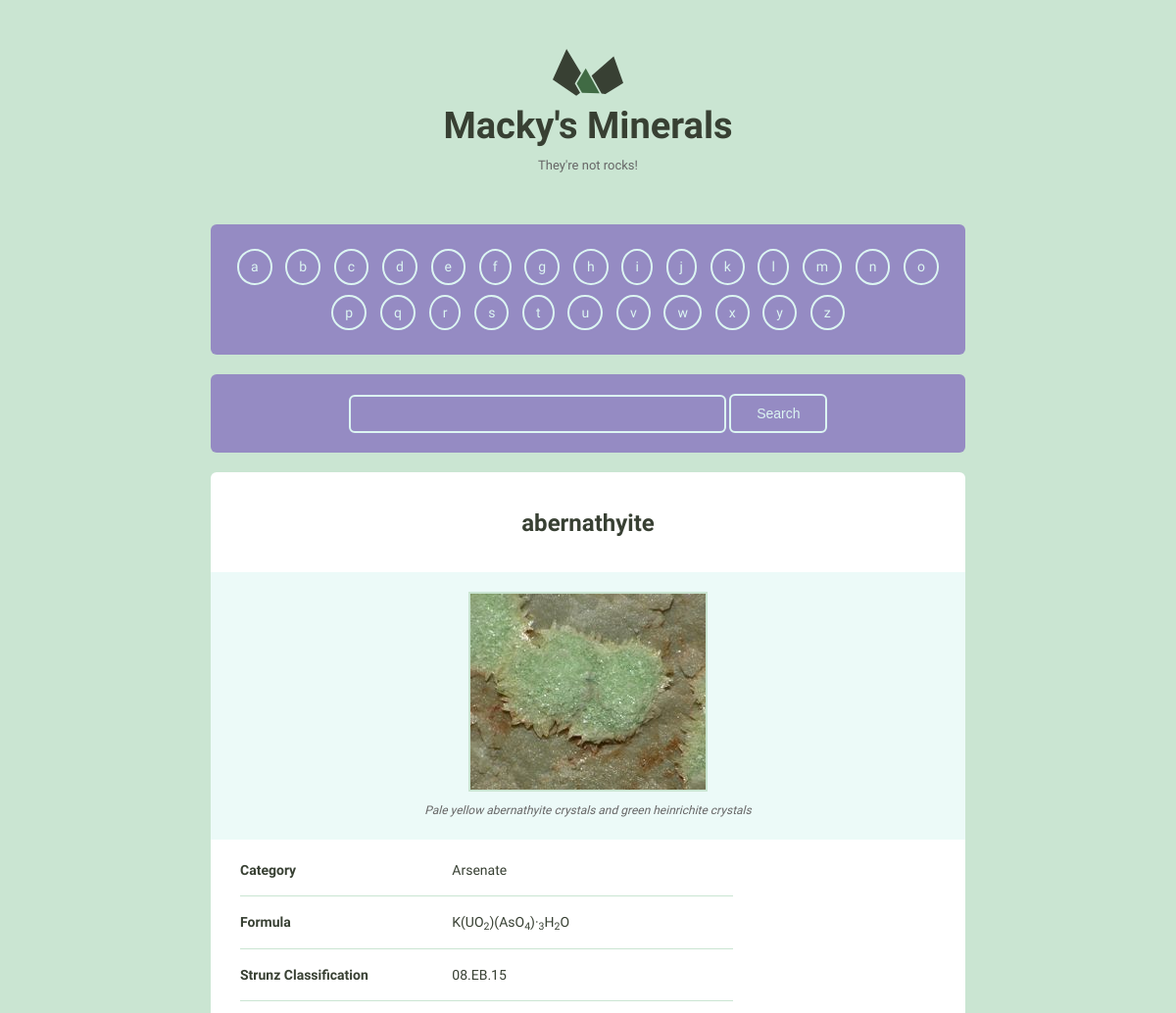
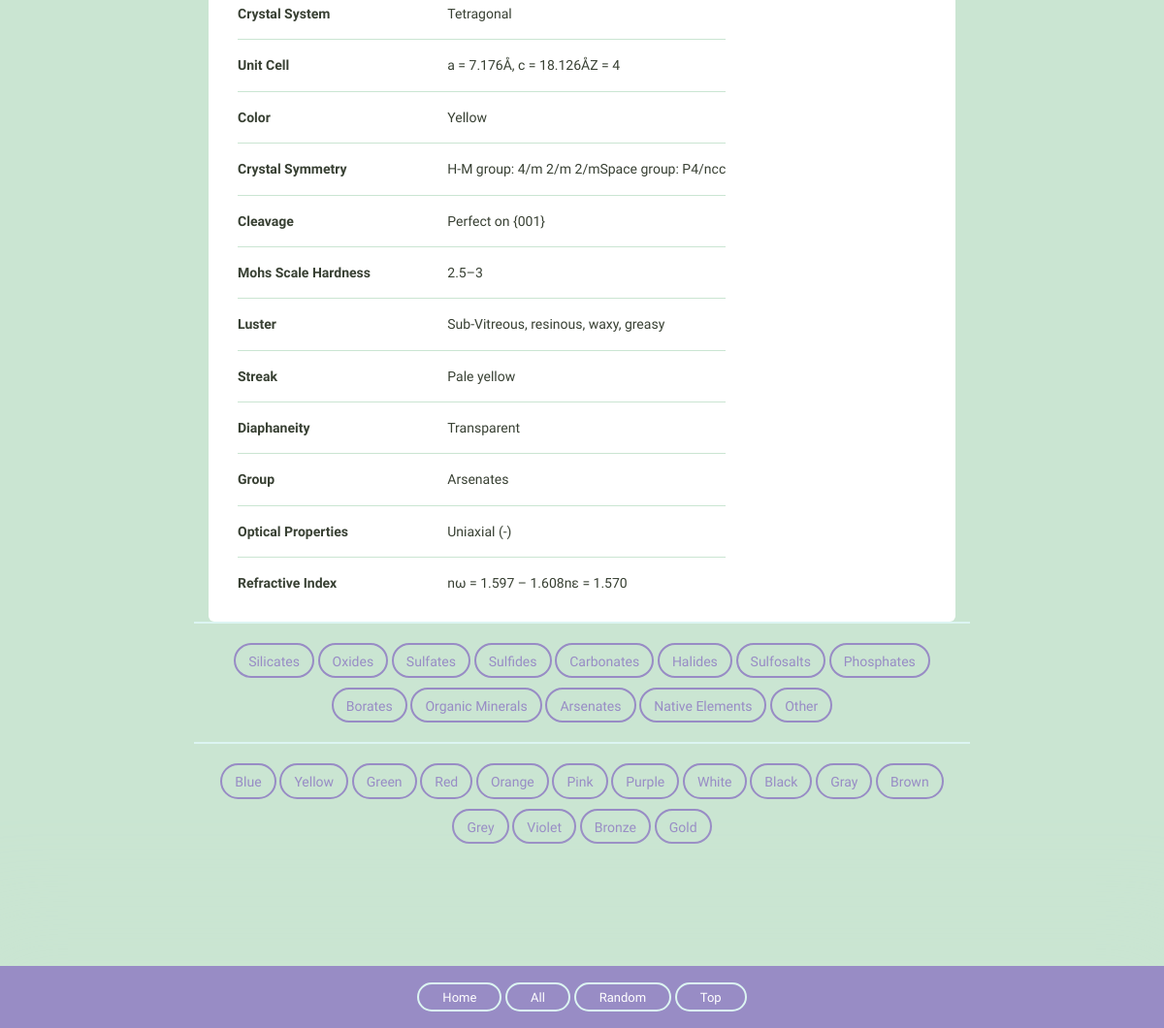
The app's page /detail/2 with its own data (2 pictures, top to bottom).
### mineralsearchapp/models.py (models this page shows, shortened)
class Mineral(models.Model):
    name = models.CharField(max_length=256, unique=True)
    image_filename = models.CharField(max_length=256)
    image_caption = models.CharField(max_length=256)
    category = models.CharField(max_length=256)
    formula = models.CharField(max_length=256)
    strunz_classification = models.CharField(max_length=256)
    crystal_system = models.CharField(max_length=256)
    unit_cell = models.TextField(max_length=528)
    color = models.CharField(max_length=256)
    crystal_symmetry = models.CharField(max_length=256)
    cleavage = models.CharField(max_length=256)
    mohs_scale_hardness = models.CharField(max_length=256)
    luster = models.CharField(max_length=256)
    streak = models.CharField(max_length=256)
    diaphaneity = models.CharField(max_length=256)
    group = models.CharField(max_length=256)
    optical_properties = models.CharField(max_length=256)
    refractive_index = models.CharField(max_length=256)
    crystal_habit = models.CharField(max_length=256)
    specific_gravity = models.CharField(max_length=256)
    @property
    def fields_lower(self):
        cleaned_fields = {}
        for field in self._meta.fields:
            if field.name not in ('image_filename', 'image_caption', 'id', 'name'):
                if field.value_to_string(self):
                    without_underscores = field.name.replace("_", " ")
                    cleaned_fields.update(
                        {without_underscores: field.value_to_string(self)}
                    )
        return cleaned_fields

### mineralsearchapp/views.py (the view)
# urls.py: url(r'detail/(?P<pk>\d+)$', views.detail, name='detail'),
def detail(request, pk):
    mineral = Mineral.objects.get(id=pk)
    fields = mineral.fields_lower
    context = {
        'mineral': mineral,
        'pagination_list': ALPHABET,
        'form': MineralSearchForm(),
        'groups': GROUPS,
        'fields': fields,
        'colours': COLOURS,
    }
    return render(request, 'mineralsearchapp/detail.html', context)

### mineralsearchapp/forms.py
class MineralSearchForm(forms.Form):
    q = forms.CharField(max_length=48)

### mineralsearchapp/templates/mineralsearchapp/detail.html
{% extends 'mineralsearchapp/layout.html' %}
{% load staticfiles %}
{% block body %}
  <div class="grid-100">
    <div class="mineral__container">
      <h1 class="mineral__name">{{ mineral.name }}</h1>
      <div class="mineral__image-bg">
        <img class="mineral__image" src="{% static 'mineralsearchapp/images/' %}{{ mineral.name }}.jpg">
        <p class="mineral__caption">{{ mineral.image_caption }}</p>
      </div>
      <div class="mineral__table-container">
        <table class="mineral__table">
          {% for key, value in fields.items %}
          {% if value %}
          <tr>
            <td class="mineral__category">{{ key|title }}</td>
            <td>{{ value|safe }}</td>
          </tr>
          {% endif %}
          {% endfor %}
        </table>
      </div>
    </div>
  </div>
{% endblock %}

### mineralsearchapp/static/mineralsearchapp/css/global.css (style rules this page uses)
html { font-family: sans-serif; -ms-text-size-adjust: 100%; -webkit-text-size-adjust: 100%; }
body { margin: 0; }
h1 { font-size: 2em; margin: 0.67em 0; }
sub { font-size: 75%; line-height: 0; position: relative; vertical-align: baseline; bottom: -0.25em; }
img { border: 0; }
input { color: inherit; font: inherit; margin: 0; }
input { line-height: normal; }
table { border-collapse: collapse; border-spacing: 0; }
td, th { padding: 0; }
html { font-size: 62.5%; }
body { background-color: #CAE5D2; font-size: 1.5em; line-height: 1.6; font-weight: 400; font-family: "Cousine"; color: #666; }
.grid, .grid-5, .grid-10, .grid-15, .grid-20, .grid-25, .grid-30, .grid-33, .grid-35, .grid-40, .grid-45, .grid-50, .grid-55, .grid-60, .grid-65, .grid-66, .grid-70, .grid-75, .grid-80, .grid-90, .grid-95, .grid-100 { float: left; box-sizing: border-box; position: relative; }
.grid-100 { width: 100%; padding: 0 15px; }
h1, h2, h3, h4, h5, h6 { margin-top: 0; margin-bottom: 2rem; font-weight: bold; font-family: "Work Sans", sans-serif; color: #384033; }
h1 { font-size: 3.8rem; }
@media (min-width: 550px) { h1 { font-size: 3.8rem; } }
p { margin-top: 0; font-size: 1.6rem; }
input[type="text"] { background: #fff; width: 100%; color: #666; border-radius: 6px; border: 2px solid #CAE5D2; padding: 9px 15px 10px 15px; margin-bottom: 15px; outline: none; box-sizing: border-box; font-size: 1.4rem; font-family: "Work Sans", sans-serif; -webkit-appearance: none; -moz-appearance: none; appearance: none; -webkit-transition: 0.2s; -moz-transition: 0.2s; -ms-transition: 0.2s; -o-transition: 0.2s; transition: 0.2s; }
th, td { padding: 15px; text-align: left; border-bottom: 1px solid #e1e1e1; }
th:first-child, td:first-child { padding-left: 0; }
th:last-child, td:last-child { padding-right: 0; }
input { margin-bottom: 1.5rem; }
table, p, ul { margin-bottom: 2.5rem; }
.mineral__container { background-color: #fff; border-radius: 6px; list-style: none; padding: 3px 0; text-align: center; }
.mineral__name { display: block; width: 100%; margin: 0; font-size: 24px; padding: 30px 0 30px 0; }
.mineral__image { display: block; margin: 0 auto; border: solid 2px #CAE5D2; }
.mineral__image-bg { background-color: #ecfaf8; padding: 20px 0; }
.mineral__caption { font-size: 12px; font-style: italic; padding: 10px 0 0 0; margin: 0; }
.mineral__table { font-size: 14px; color: #384033; }
.mineral__table td { border-color: #CAE5D2; }
.mineral__table tr:last-of-type td { border-bottom: none; padding-bottom: 0; }
.mineral__table-container { padding: 5px 30px 0; }
.mineral__category { font-weight: bold; width: 40%; }
.search-wrapper input { display: inline-block; border: solid 2px #DCF5F2; background: rgba(103, 58, 183, 0); width: 50%; color: #dcf5f2; }
html { scroll-behavior: smooth; }

### records on screen
Mineral: name "abernathyite", name (picture), image_caption "Pale yellow abernathyite crystals and green heinrichite crystals", fields "Arsenate" "K(UO 2 )(AsO 4 )· 3 H 2 O" "08.EB.15" "Tetragonal" "a = 7.176Å, c = 18.126ÅZ = 4" "Yellow" "H-M group: 4/m 2/m 2/mSpace group: P4/ncc" "Perfect on {001}" "2.5–3" "Sub-Vitreous, resinous, waxy, greasy" "Pale yellow" "Transparent" "Arsenates" "Uniaxial (-)" "nω = 1.597 – 1.608nε = 1.570"

### other values on screen
{{ letter }} "a" "b" "c" "d" "e" "f" "g" "h" "i" "j" "k" "l" "m" "n" "o" "p" "q" "r" "s" "t" "u" "v" "w" "x" "y" "z"
{{ key|title }} "Category" "Formula" "Strunz Classification" "Crystal System" "Unit Cell" "Color" "Crystal Symmetry" "Cleavage" "Mohs Scale Hardness" "Luster" "Streak" "Diaphaneity" "Group" "Optical Properties" "Refractive Index"
{{ group }} "Silicates" "Oxides" "Sulfates" "Sulfides" "Carbonates" "Halides" "Sulfosalts" "Phosphates" "Borates" "Organic Minerals" "Arsenates" "Native Elements" "Other"
{{ colour }} "Blue" "Yellow" "Green" "Red" "Orange" "Pink" "Purple" "White" "Black" "Gray" "Brown" "Grey" "Violet" "Bronze" "Gold"
